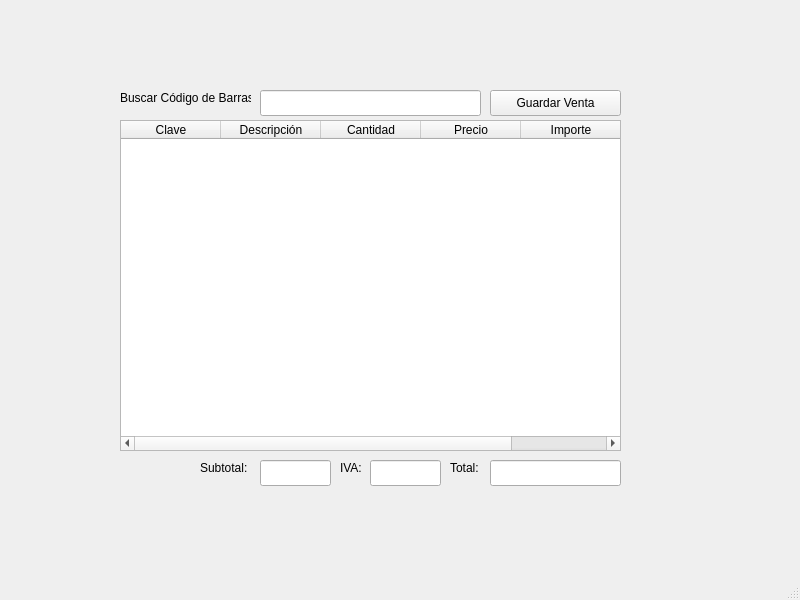
<?xml version="1.0" encoding="UTF-8"?>
<ui version="4.0">
 <class>MainWindow</class>
 <widget class="QMainWindow" name="MainWindow">
  <property name="geometry">
   <rect>
    <x>0</x>
    <y>0</y>
    <width>800</width>
    <height>600</height>
   </rect>
  </property>
  <property name="windowTitle">
   <string>MainWindow</string>
  </property>
  <widget class="QWidget" name="centralwidget">
   <widget class="QLineEdit" name="txt_codigo">
    <property name="geometry">
     <rect>
      <x>260</x>
      <y>90</y>
      <width>221</width>
      <height>26</height>
     </rect>
    </property>
   </widget>
   <widget class="QTableWidget" name="tabla_productos">
    <property name="geometry">
     <rect>
      <x>120</x>
      <y>120</y>
      <width>501</width>
      <height>331</height>
     </rect>
    </property>
    <column>
     <property name="text">
      <string>Clave</string>
     </property>
    </column>
    <column>
     <property name="text">
      <string>Descripción</string>
     </property>
    </column>
    <column>
     <property name="text">
      <string>Cantidad</string>
     </property>
    </column>
    <column>
     <property name="text">
      <string>Precio</string>
     </property>
    </column>
    <column>
     <property name="text">
      <string>Importe</string>
     </property>
    </column>
   </widget>
   <widget class="QLabel" name="label">
    <property name="geometry">
     <rect>
      <x>120</x>
      <y>90</y>
      <width>131</width>
      <height>16</height>
     </rect>
    </property>
    <property name="text">
     <string>Buscar Código de Barras:</string>
    </property>
   </widget>
   <widget class="QLabel" name="label_subtotal">
    <property name="geometry">
     <rect>
      <x>200</x>
      <y>460</y>
      <width>51</width>
      <height>16</height>
     </rect>
    </property>
    <property name="text">
     <string>Subtotal:</string>
    </property>
   </widget>
   <widget class="QLabel" name="label_IVA">
    <property name="geometry">
     <rect>
      <x>340</x>
      <y>460</y>
      <width>51</width>
      <height>16</height>
     </rect>
    </property>
    <property name="text">
     <string>IVA:</string>
    </property>
   </widget>
   <widget class="QLabel" name="label_total">
    <property name="geometry">
     <rect>
      <x>450</x>
      <y>460</y>
      <width>31</width>
      <height>16</height>
     </rect>
    </property>
    <property name="text">
     <string>Total:</string>
    </property>
   </widget>
   <widget class="QLineEdit" name="text_subtotal">
    <property name="geometry">
     <rect>
      <x>260</x>
      <y>460</y>
      <width>71</width>
      <height>26</height>
     </rect>
    </property>
   </widget>
   <widget class="QLineEdit" name="txt_IVA">
    <property name="geometry">
     <rect>
      <x>370</x>
      <y>460</y>
      <width>71</width>
      <height>26</height>
     </rect>
    </property>
   </widget>
   <widget class="QLineEdit" name="txt_total">
    <property name="geometry">
     <rect>
      <x>490</x>
      <y>460</y>
      <width>131</width>
      <height>26</height>
     </rect>
    </property>
   </widget>
   <widget class="QPushButton" name="btn_guardar_venta">
    <property name="geometry">
     <rect>
      <x>490</x>
      <y>90</y>
      <width>131</width>
      <height>26</height>
     </rect>
    </property>
    <property name="text">
     <string>Guardar Venta</string>
    </property>
   </widget>
  </widget>
  <widget class="QMenuBar" name="menubar">
   <property name="geometry">
    <rect>
     <x>0</x>
     <y>0</y>
     <width>800</width>
     <height>33</height>
    </rect>
   </property>
  </widget>
  <widget class="QStatusBar" name="statusbar"/>
 </widget>
 <resources/>
 <connections/>
</ui>
